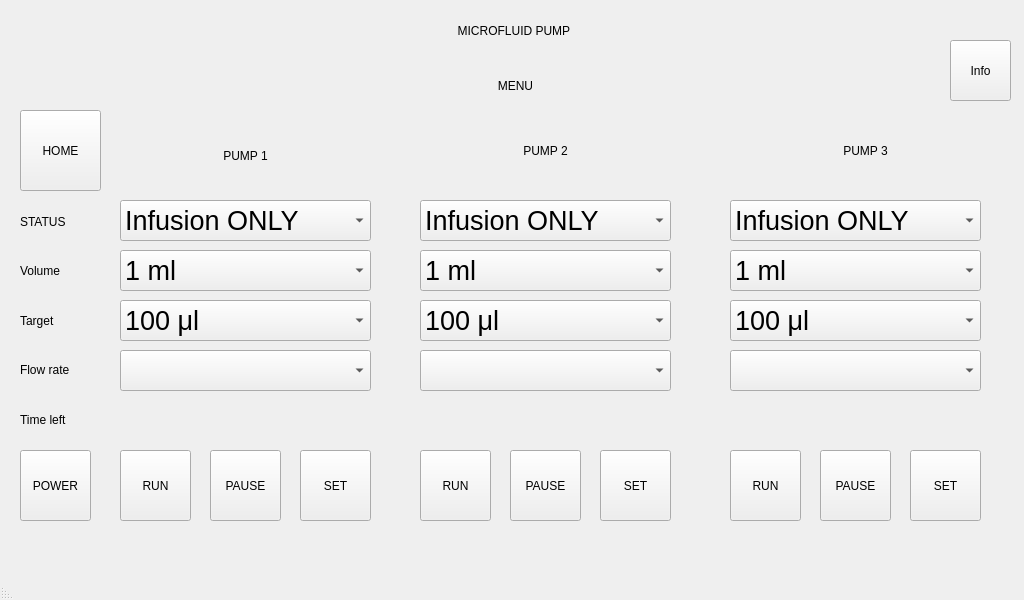
<?xml version="1.0" encoding="UTF-8"?>
<ui version="4.0">
 <class>MainWindow</class>
 <widget class="QMainWindow" name="MainWindow">
  <property name="geometry">
   <rect>
    <x>0</x>
    <y>0</y>
    <width>1024</width>
    <height>600</height>
   </rect>
  </property>
  <property name="contextMenuPolicy">
   <enum>Qt::DefaultContextMenu</enum>
  </property>
  <property name="windowTitle">
   <string>MainWindow</string>
  </property>
  <property name="layoutDirection">
   <enum>Qt::RightToLeft</enum>
  </property>
  <property name="autoFillBackground">
   <bool>false</bool>
  </property>
  <widget class="QWidget" name="centralwidget">
   <widget class="QPushButton" name="power">
    <property name="geometry">
     <rect>
      <x>20</x>
      <y>450</y>
      <width>71</width>
      <height>71</height>
     </rect>
    </property>
    <property name="text">
     <string>POWER</string>
    </property>
   </widget>
   <widget class="QPushButton" name="runP1">
    <property name="geometry">
     <rect>
      <x>120</x>
      <y>450</y>
      <width>71</width>
      <height>71</height>
     </rect>
    </property>
    <property name="text">
     <string>RUN</string>
    </property>
   </widget>
   <widget class="QPushButton" name="pauseP1">
    <property name="geometry">
     <rect>
      <x>210</x>
      <y>450</y>
      <width>71</width>
      <height>71</height>
     </rect>
    </property>
    <property name="text">
     <string>PAUSE</string>
    </property>
   </widget>
   <widget class="QPushButton" name="setP1">
    <property name="geometry">
     <rect>
      <x>300</x>
      <y>450</y>
      <width>71</width>
      <height>71</height>
     </rect>
    </property>
    <property name="text">
     <string>SET</string>
    </property>
   </widget>
   <widget class="QPushButton" name="pauseP2">
    <property name="geometry">
     <rect>
      <x>510</x>
      <y>450</y>
      <width>71</width>
      <height>71</height>
     </rect>
    </property>
    <property name="text">
     <string>PAUSE</string>
    </property>
   </widget>
   <widget class="QPushButton" name="setP2">
    <property name="geometry">
     <rect>
      <x>600</x>
      <y>450</y>
      <width>71</width>
      <height>71</height>
     </rect>
    </property>
    <property name="text">
     <string>SET</string>
    </property>
   </widget>
   <widget class="QPushButton" name="runP2">
    <property name="geometry">
     <rect>
      <x>420</x>
      <y>450</y>
      <width>71</width>
      <height>71</height>
     </rect>
    </property>
    <property name="text">
     <string>RUN</string>
    </property>
   </widget>
   <widget class="QPushButton" name="pauseP3">
    <property name="geometry">
     <rect>
      <x>820</x>
      <y>450</y>
      <width>71</width>
      <height>71</height>
     </rect>
    </property>
    <property name="text">
     <string>PAUSE</string>
    </property>
   </widget>
   <widget class="QPushButton" name="setP3">
    <property name="geometry">
     <rect>
      <x>910</x>
      <y>450</y>
      <width>71</width>
      <height>71</height>
     </rect>
    </property>
    <property name="text">
     <string>SET</string>
    </property>
   </widget>
   <widget class="QPushButton" name="runP3">
    <property name="geometry">
     <rect>
      <x>730</x>
      <y>450</y>
      <width>71</width>
      <height>71</height>
     </rect>
    </property>
    <property name="text">
     <string>RUN</string>
    </property>
   </widget>
   <widget class="QPushButton" name="home">
    <property name="geometry">
     <rect>
      <x>20</x>
      <y>110</y>
      <width>81</width>
      <height>81</height>
     </rect>
    </property>
    <property name="text">
     <string>HOME</string>
    </property>
   </widget>
   <widget class="QLabel" name="pump1">
    <property name="geometry">
     <rect>
      <x>120</x>
      <y>120</y>
      <width>251</width>
      <height>71</height>
     </rect>
    </property>
    <property name="layoutDirection">
     <enum>Qt::LeftToRight</enum>
    </property>
    <property name="text">
     <string>PUMP 1</string>
    </property>
    <property name="alignment">
     <set>Qt::AlignCenter</set>
    </property>
   </widget>
   <widget class="QLabel" name="pump2">
    <property name="geometry">
     <rect>
      <x>420</x>
      <y>110</y>
      <width>251</width>
      <height>81</height>
     </rect>
    </property>
    <property name="layoutDirection">
     <enum>Qt::LeftToRight</enum>
    </property>
    <property name="text">
     <string>PUMP 2</string>
    </property>
    <property name="alignment">
     <set>Qt::AlignCenter</set>
    </property>
   </widget>
   <widget class="QLabel" name="pump3">
    <property name="geometry">
     <rect>
      <x>740</x>
      <y>110</y>
      <width>251</width>
      <height>81</height>
     </rect>
    </property>
    <property name="layoutDirection">
     <enum>Qt::LeftToRight</enum>
    </property>
    <property name="text">
     <string>PUMP 3</string>
    </property>
    <property name="alignment">
     <set>Qt::AlignCenter</set>
    </property>
   </widget>
   <widget class="QPushButton" name="info">
    <property name="geometry">
     <rect>
      <x>950</x>
      <y>40</y>
      <width>61</width>
      <height>61</height>
     </rect>
    </property>
    <property name="text">
     <string>Info</string>
    </property>
   </widget>
   <widget class="QLabel" name="menu">
    <property name="geometry">
     <rect>
      <x>300</x>
      <y>60</y>
      <width>431</width>
      <height>51</height>
     </rect>
    </property>
    <property name="text">
     <string>MENU</string>
    </property>
    <property name="alignment">
     <set>Qt::AlignCenter</set>
    </property>
   </widget>
   <widget class="QLabel" name="namePump">
    <property name="geometry">
     <rect>
      <x>240</x>
      <y>0</y>
      <width>551</width>
      <height>61</height>
     </rect>
    </property>
    <property name="text">
     <string>MICROFLUID PUMP </string>
    </property>
    <property name="alignment">
     <set>Qt::AlignCenter</set>
    </property>
   </widget>
   <widget class="QLabel" name="logo">
    <property name="geometry">
     <rect>
      <x>20</x>
      <y>10</y>
      <width>101</width>
      <height>81</height>
     </rect>
    </property>
    <property name="text">
     <string/>
    </property>
    <property name="pixmap">
     <pixmap>8916abae7ffe8ea0d7ef.jpg</pixmap>
    </property>
    <property name="scaledContents">
     <bool>true</bool>
    </property>
   </widget>
   <widget class="QComboBox" name="statusP1">
    <property name="geometry">
     <rect>
      <x>120</x>
      <y>200</y>
      <width>251</width>
      <height>41</height>
     </rect>
    </property>
    <property name="font">
     <font>
      <pointsize>20</pointsize>
      <weight>50</weight>
      <bold>false</bold>
     </font>
    </property>
    <property name="layoutDirection">
     <enum>Qt::LeftToRight</enum>
    </property>
    <property name="autoFillBackground">
     <bool>true</bool>
    </property>
    <property name="sizeAdjustPolicy">
     <enum>QComboBox::AdjustToMinimumContentsLengthWithIcon</enum>
    </property>
    <item>
     <property name="text">
      <string>Infusion ONLY</string>
     </property>
    </item>
    <item>
     <property name="text">
      <string>Withdraw ONLY</string>
     </property>
    </item>
    <item>
     <property name="text">
      <string>Infusion/ Withdraw</string>
     </property>
    </item>
    <item>
     <property name="text">
      <string>Withdraw/Infusion</string>
     </property>
    </item>
   </widget>
   <widget class="QComboBox" name="statusP2">
    <property name="geometry">
     <rect>
      <x>420</x>
      <y>200</y>
      <width>251</width>
      <height>41</height>
     </rect>
    </property>
    <property name="font">
     <font>
      <pointsize>20</pointsize>
      <weight>50</weight>
      <bold>false</bold>
     </font>
    </property>
    <property name="layoutDirection">
     <enum>Qt::LeftToRight</enum>
    </property>
    <property name="autoFillBackground">
     <bool>true</bool>
    </property>
    <property name="sizeAdjustPolicy">
     <enum>QComboBox::AdjustToMinimumContentsLengthWithIcon</enum>
    </property>
    <item>
     <property name="text">
      <string>Infusion ONLY</string>
     </property>
    </item>
    <item>
     <property name="text">
      <string>Withdraw ONLY</string>
     </property>
    </item>
    <item>
     <property name="text">
      <string>Infusion/ Withdraw</string>
     </property>
    </item>
    <item>
     <property name="text">
      <string>Withdraw/Infusion</string>
     </property>
    </item>
   </widget>
   <widget class="QComboBox" name="statusP3">
    <property name="geometry">
     <rect>
      <x>730</x>
      <y>200</y>
      <width>251</width>
      <height>41</height>
     </rect>
    </property>
    <property name="font">
     <font>
      <pointsize>20</pointsize>
      <weight>50</weight>
      <bold>false</bold>
     </font>
    </property>
    <property name="layoutDirection">
     <enum>Qt::LeftToRight</enum>
    </property>
    <property name="autoFillBackground">
     <bool>true</bool>
    </property>
    <property name="sizeAdjustPolicy">
     <enum>QComboBox::AdjustToMinimumContentsLengthWithIcon</enum>
    </property>
    <item>
     <property name="text">
      <string>Infusion ONLY</string>
     </property>
    </item>
    <item>
     <property name="text">
      <string>Withdraw ONLY</string>
     </property>
    </item>
    <item>
     <property name="text">
      <string>Infusion/ Withdraw</string>
     </property>
    </item>
    <item>
     <property name="text">
      <string>Withdraw/Infusion</string>
     </property>
    </item>
   </widget>
   <widget class="QComboBox" name="volumeP1">
    <property name="geometry">
     <rect>
      <x>120</x>
      <y>250</y>
      <width>251</width>
      <height>41</height>
     </rect>
    </property>
    <property name="sizePolicy">
     <sizepolicy hsizetype="Maximum" vsizetype="Fixed">
      <horstretch>0</horstretch>
      <verstretch>0</verstretch>
     </sizepolicy>
    </property>
    <property name="font">
     <font>
      <pointsize>20</pointsize>
      <weight>50</weight>
      <italic>false</italic>
      <bold>false</bold>
     </font>
    </property>
    <property name="layoutDirection">
     <enum>Qt::LeftToRight</enum>
    </property>
    <property name="autoFillBackground">
     <bool>true</bool>
    </property>
    <property name="insertPolicy">
     <enum>QComboBox::InsertAtBottom</enum>
    </property>
    <item>
     <property name="text">
      <string>1 ml</string>
     </property>
    </item>
    <item>
     <property name="text">
      <string>3 ml</string>
     </property>
    </item>
    <item>
     <property name="text">
      <string>5 ml</string>
     </property>
    </item>
    <item>
     <property name="text">
      <string>10 ml</string>
     </property>
    </item>
    <item>
     <property name="text">
      <string>20 ml</string>
     </property>
    </item>
    <item>
     <property name="text">
      <string>50 ml</string>
     </property>
    </item>
   </widget>
   <widget class="QComboBox" name="targetP1">
    <property name="geometry">
     <rect>
      <x>120</x>
      <y>300</y>
      <width>251</width>
      <height>41</height>
     </rect>
    </property>
    <property name="font">
     <font>
      <pointsize>20</pointsize>
      <weight>50</weight>
      <italic>false</italic>
      <bold>false</bold>
     </font>
    </property>
    <property name="layoutDirection">
     <enum>Qt::LeftToRight</enum>
    </property>
    <item>
     <property name="text">
      <string>100 μl</string>
     </property>
    </item>
    <item>
     <property name="text">
      <string>200 μl</string>
     </property>
    </item>
    <item>
     <property name="text">
      <string>300 μl</string>
     </property>
    </item>
    <item>
     <property name="text">
      <string>400 μl</string>
     </property>
    </item>
    <item>
     <property name="text">
      <string>500 μl</string>
     </property>
    </item>
    <item>
     <property name="text">
      <string>600 μl</string>
     </property>
    </item>
    <item>
     <property name="text">
      <string>700 μl</string>
     </property>
    </item>
    <item>
     <property name="text">
      <string>800 μl</string>
     </property>
    </item>
    <item>
     <property name="text">
      <string>900 μl</string>
     </property>
    </item>
    <item>
     <property name="text">
      <string>1000 μl</string>
     </property>
    </item>
   </widget>
   <widget class="QComboBox" name="flowRateP1">
    <property name="geometry">
     <rect>
      <x>120</x>
      <y>350</y>
      <width>251</width>
      <height>41</height>
     </rect>
    </property>
    <property name="font">
     <font>
      <pointsize>20</pointsize>
      <weight>50</weight>
      <italic>false</italic>
      <bold>false</bold>
     </font>
    </property>
    <property name="layoutDirection">
     <enum>Qt::LeftToRight</enum>
    </property>
   </widget>
   <widget class="QComboBox" name="volumeP2">
    <property name="geometry">
     <rect>
      <x>420</x>
      <y>250</y>
      <width>251</width>
      <height>41</height>
     </rect>
    </property>
    <property name="sizePolicy">
     <sizepolicy hsizetype="Maximum" vsizetype="Fixed">
      <horstretch>0</horstretch>
      <verstretch>0</verstretch>
     </sizepolicy>
    </property>
    <property name="font">
     <font>
      <pointsize>20</pointsize>
      <weight>50</weight>
      <italic>false</italic>
      <bold>false</bold>
     </font>
    </property>
    <property name="layoutDirection">
     <enum>Qt::LeftToRight</enum>
    </property>
    <property name="autoFillBackground">
     <bool>true</bool>
    </property>
    <property name="insertPolicy">
     <enum>QComboBox::InsertAtBottom</enum>
    </property>
    <item>
     <property name="text">
      <string>1 ml</string>
     </property>
    </item>
    <item>
     <property name="text">
      <string>3 ml</string>
     </property>
    </item>
    <item>
     <property name="text">
      <string>5 ml</string>
     </property>
    </item>
    <item>
     <property name="text">
      <string>10 ml</string>
     </property>
    </item>
    <item>
     <property name="text">
      <string>20 ml</string>
     </property>
    </item>
    <item>
     <property name="text">
      <string>50 ml</string>
     </property>
    </item>
   </widget>
   <widget class="QComboBox" name="targetP2">
    <property name="geometry">
     <rect>
      <x>420</x>
      <y>300</y>
      <width>251</width>
      <height>41</height>
     </rect>
    </property>
    <property name="font">
     <font>
      <pointsize>20</pointsize>
      <weight>50</weight>
      <italic>false</italic>
      <bold>false</bold>
     </font>
    </property>
    <property name="layoutDirection">
     <enum>Qt::LeftToRight</enum>
    </property>
    <item>
     <property name="text">
      <string>100 μl</string>
     </property>
    </item>
    <item>
     <property name="text">
      <string>200 μl</string>
     </property>
    </item>
    <item>
     <property name="text">
      <string>300 μl</string>
     </property>
    </item>
    <item>
     <property name="text">
      <string>400 μl</string>
     </property>
    </item>
    <item>
     <property name="text">
      <string>500 μl</string>
     </property>
    </item>
    <item>
     <property name="text">
      <string>600 μl</string>
     </property>
    </item>
    <item>
     <property name="text">
      <string>700 μl</string>
     </property>
    </item>
    <item>
     <property name="text">
      <string>800 μl</string>
     </property>
    </item>
    <item>
     <property name="text">
      <string>900 μl</string>
     </property>
    </item>
    <item>
     <property name="text">
      <string>1000 μl</string>
     </property>
    </item>
   </widget>
   <widget class="QComboBox" name="flowRateP2">
    <property name="geometry">
     <rect>
      <x>420</x>
      <y>350</y>
      <width>251</width>
      <height>41</height>
     </rect>
    </property>
    <property name="font">
     <font>
      <pointsize>20</pointsize>
      <weight>50</weight>
      <italic>false</italic>
      <bold>false</bold>
     </font>
    </property>
    <property name="layoutDirection">
     <enum>Qt::LeftToRight</enum>
    </property>
   </widget>
   <widget class="QComboBox" name="volumeP3">
    <property name="geometry">
     <rect>
      <x>730</x>
      <y>250</y>
      <width>251</width>
      <height>41</height>
     </rect>
    </property>
    <property name="sizePolicy">
     <sizepolicy hsizetype="Maximum" vsizetype="Fixed">
      <horstretch>0</horstretch>
      <verstretch>0</verstretch>
     </sizepolicy>
    </property>
    <property name="font">
     <font>
      <pointsize>20</pointsize>
      <weight>50</weight>
      <italic>false</italic>
      <bold>false</bold>
     </font>
    </property>
    <property name="layoutDirection">
     <enum>Qt::LeftToRight</enum>
    </property>
    <property name="autoFillBackground">
     <bool>true</bool>
    </property>
    <property name="insertPolicy">
     <enum>QComboBox::InsertAtBottom</enum>
    </property>
    <item>
     <property name="text">
      <string>1 ml</string>
     </property>
    </item>
    <item>
     <property name="text">
      <string>3 ml</string>
     </property>
    </item>
    <item>
     <property name="text">
      <string>5 ml</string>
     </property>
    </item>
    <item>
     <property name="text">
      <string>10 ml</string>
     </property>
    </item>
    <item>
     <property name="text">
      <string>20 ml</string>
     </property>
    </item>
    <item>
     <property name="text">
      <string>50 ml</string>
     </property>
    </item>
   </widget>
   <widget class="QComboBox" name="targetP3">
    <property name="geometry">
     <rect>
      <x>730</x>
      <y>300</y>
      <width>251</width>
      <height>41</height>
     </rect>
    </property>
    <property name="font">
     <font>
      <pointsize>20</pointsize>
      <weight>50</weight>
      <italic>false</italic>
      <bold>false</bold>
     </font>
    </property>
    <property name="layoutDirection">
     <enum>Qt::LeftToRight</enum>
    </property>
    <item>
     <property name="text">
      <string>100 μl</string>
     </property>
    </item>
    <item>
     <property name="text">
      <string>200 μl</string>
     </property>
    </item>
    <item>
     <property name="text">
      <string>300 μl</string>
     </property>
    </item>
    <item>
     <property name="text">
      <string>400 μl</string>
     </property>
    </item>
    <item>
     <property name="text">
      <string>500 μl</string>
     </property>
    </item>
    <item>
     <property name="text">
      <string>600 μl</string>
     </property>
    </item>
    <item>
     <property name="text">
      <string>700 μl</string>
     </property>
    </item>
    <item>
     <property name="text">
      <string>800 μl</string>
     </property>
    </item>
    <item>
     <property name="text">
      <string>900 μl</string>
     </property>
    </item>
    <item>
     <property name="text">
      <string>1000 μl</string>
     </property>
    </item>
   </widget>
   <widget class="QComboBox" name="flowRateP3">
    <property name="geometry">
     <rect>
      <x>730</x>
      <y>350</y>
      <width>251</width>
      <height>41</height>
     </rect>
    </property>
    <property name="font">
     <font>
      <pointsize>20</pointsize>
      <weight>50</weight>
      <italic>false</italic>
      <bold>false</bold>
     </font>
    </property>
    <property name="layoutDirection">
     <enum>Qt::LeftToRight</enum>
    </property>
   </widget>
   <widget class="QWidget" name="layoutWidget">
    <property name="geometry">
     <rect>
      <x>20</x>
      <y>200</y>
      <width>81</width>
      <height>241</height>
     </rect>
    </property>
    <layout class="QVBoxLayout" name="verticalLayout">
     <item>
      <widget class="QLabel" name="status">
       <property name="text">
        <string>STATUS</string>
       </property>
      </widget>
     </item>
     <item>
      <widget class="QLabel" name="volume">
       <property name="text">
        <string>Volume</string>
       </property>
      </widget>
     </item>
     <item>
      <widget class="QLabel" name="target">
       <property name="text">
        <string>Target</string>
       </property>
      </widget>
     </item>
     <item>
      <widget class="QLabel" name="flowRate">
       <property name="text">
        <string>Flow rate</string>
       </property>
      </widget>
     </item>
     <item>
      <widget class="QLabel" name="timeLeft">
       <property name="text">
        <string>Time left</string>
       </property>
      </widget>
     </item>
    </layout>
   </widget>
  </widget>
  <widget class="QMenuBar" name="menubar">
   <property name="geometry">
    <rect>
     <x>0</x>
     <y>0</y>
     <width>1024</width>
     <height>28</height>
    </rect>
   </property>
  </widget>
  <widget class="QStatusBar" name="statusbar"/>
 </widget>
 <resources/>
 <connections/>
</ui>
